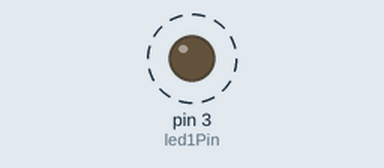
Recording of a sketch running on a simulated Arduino Uno, built with avr-gcc and run on an emulated ATmega328P. Parts: output pins drawn as LEDs (lit = HIGH). Dashed ring = blinking.

Above: at 0.07 s.
Timing chart, 0 to 3.0 s (numbered marks = the images above):
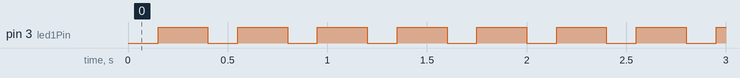

The sketch:

BlinkLED_Tester.ino
```cpp
#include "BlinkLED.h"

int led1Pin = 3;
BlinkLED led1(led1Pin, 250, 150);
void setup() {
}

void loop() {
  led1.doBlink();
}
```

Measured:
- by itself, pin 3 (led1Pin): alternates HIGH for 0.25 s and LOW for 0.15 s
